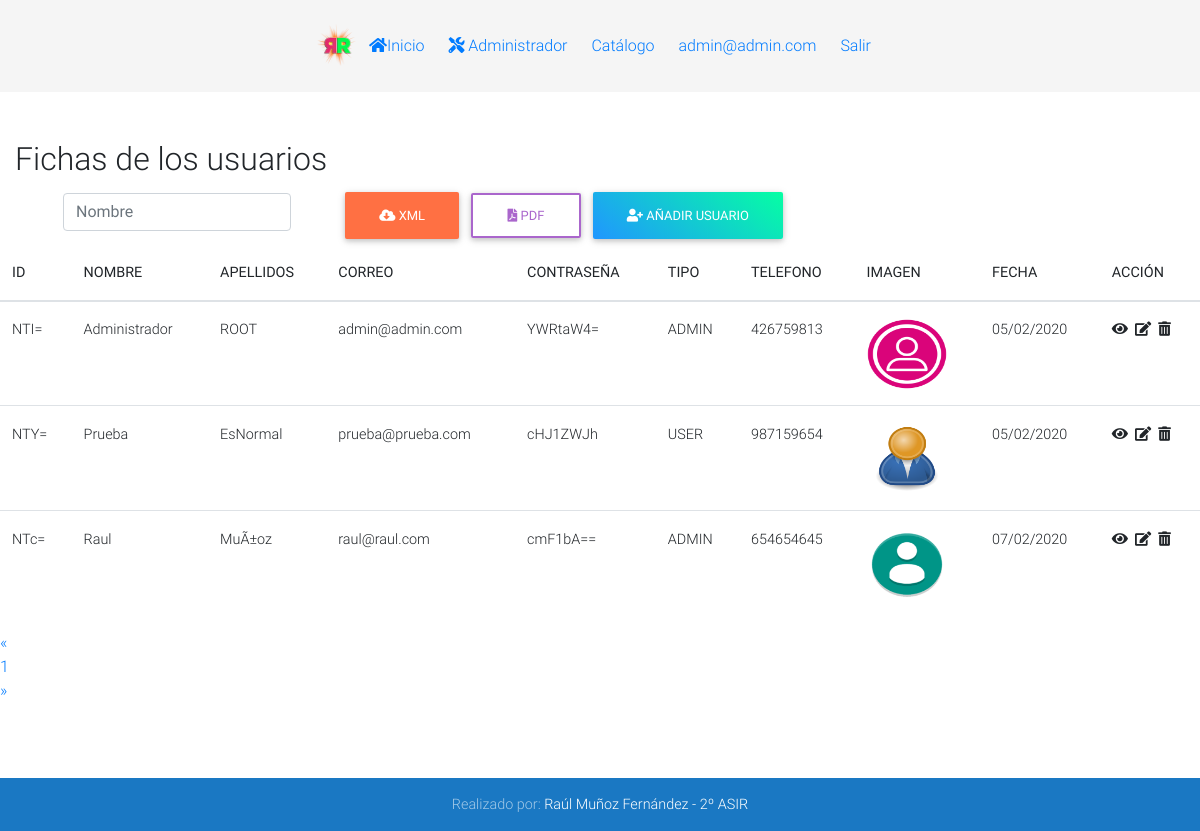
The app's page /admin/usuarios/index.php (signed in) with its own data.
### tables this page shows
CREATE TABLE IF NOT EXISTS `usuarios` (
  `id` int(11) NOT NULL AUTO_INCREMENT,
  `nombre` text NOT NULL,
  `apellidos` text NOT NULL,
  `correo` text NOT NULL,
  `password` text NOT NULL,
  `tipo` varchar(5) NOT NULL,
  `telefono` int(9) NOT NULL,
  `imagen` text NOT NULL,
  `fecha` text NOT NULL,
  PRIMARY KEY (`id`)
);

### admin/usuarios/vistas/principal.php (called while the page is built)
<?php require_once VIEW_PATH."cabecera.php"; ?>
<?php require_once VIEW_PATH."listado.php"; ?>
<?php require_once VIEW_PATH."pie.php"; ?>

### admin/usuarios/index.php (called while the page is built, shortened)
<?php
    require_once VIEW_PATH."principal.php";
?>

### admin/controladores/ControladorBD.php (called while the page is built, shortened)
<?php
class ControladorBD {
    private $servername = "localhost";
    private $username = "root";
    private $password = "";
    private $dbname = "tienda";
    private $server ="mysql";
    private $bd;
    static private $instancia = null;
    public static function getControlador() {
        if (self::$instancia == null) {
            self::$instancia = new ControladorBD();
        }
        return self::$instancia;
    }
    public function abrirBD() {
        try {
            $this->bd = new PDO($this->server.":host=$this->servername;dbname=$this->dbname", $this->username, $this->password);
            $this->bd->setAttribute(PDO::ATTR_ERRMODE, PDO::ERRMODE_EXCEPTION);
        } catch (PDOException $e) {
            die("conexión fallida " . $e->getMessage());
        }
    }
    public function cerrarBD() {
        $this->bd = null;
    }
    public function consultarBD($consulta, $parametros=null){
        if($parametros!=null)
            return $this->consultarBDParametros($consulta,$parametros);
        else
            return $this->consultarBDDirecta($consulta);
    }
    private function consultarBDParametros($consulta, $parametros) {
        $this->st = $this->bd->prepare($consulta);
        $this->st->execute($parametros);
        return $this->st;
    }
}

### admin/modelos/Usuario.php (called while the page is built, shortened)
<?php
class Usuario {
    private $id;
    private $nombre;
    private $apellidos;
    private $correo;
    private $password;
    private $tipo;
    private $telefono;
    private $imagen;
    private $fecha;
    public function __construct($id, $nombre, $apellidos, $correo, $password, $tipo, $telefono, $imagen, $fecha) {
        $this->id = $id;
        $this->nombre = $nombre;
        $this->apellidos = $apellidos;
        $this->correo = $correo;
        $this->password = $password;
        $this->tipo = $tipo;
        $this->telefono = $telefono;
        $this->imagen = $imagen;
        $this->fecha = $fecha;
    }
    function getId() {
        return $this->id;
    }
    function getNombre() {
        return $this->nombre;
    }
    function getApellidos() {
        return $this->apellidos;
    }
    function getCorreo() {
        return $this->correo;
    }
    function getPassword() {
        return $this->password;
    }
    function getTipo() {
        return $this->tipo;
    }
    function getTelefono() {
        return $this->telefono;
    }
    function getImagen() {
        return $this->imagen;
    }
    function getFecha() {
        return $this->fecha;
    }
}

### admin/utilidades/funciones.php (called while the page is built, shortened)
<?php
function encode($str){
    return urlencode(base64_encode($str));
}

### admin/usuarios/vistas/listado.php (the view, shortened to what this page needs)
<div class="container-fluid">
    <div class="row">
        <div class="col-md-12">
            <div class="page-header clearfix">
                <h2 class="pull-left">Fichas de los usuarios</h2>
            </div>
            <form class="form-inline" action="<?php echo htmlspecialchars($_SERVER["PHP_SELF"]); ?>" method="post" id="no_imprimir">
                <div class="form-group mx-sm-5 mb-2">
                    <input type="text" class="form-control" id="buscar" name="usuario" placeholder="Nombre">
                </div>
                <?php
                echo "<a href='../utilidades/descargar.php?opcion=XML' type='button' class='btn btn-deep-orange' target='_blank'><i class='fas fa-cloud-download-alt'></i> XML</a>";
                echo "<a href='../utilidades/descargar.php?opcion=PDF' type='button' class='btn btn-outline-secondary waves-effect' target='_blank'><i class='fas fa-file-pdf'></i> PDF</a>";
                echo "<a href='vistas/create.php' class='btn aqua-gradient'><i class='fas fa-user-plus'></i> Añadir usuario</a>";
                ?>
            </form>
        </div>
        <?php
        require_once CONTROLLER_PATH . "ControladorUsuario.php";
        require_once CONTROLLER_PATH . "Paginador.php";
        require_once UTILITY_PATH . "funciones.php";
        if (!isset($_POST["usuario"])) {
            $nombre = "";
        } else {
            $nombre = filtrado($_POST["usuario"]);
        }
        $pagina = (isset($_GET['page'])) ? $_GET['page'] : 1;
        $enlaces = (isset($_GET['enlaces'])) ? $_GET['enlaces'] : 10;
            $consulta = "SELECT * FROM usuarios WHERE nombre LIKE :nombre";
            $parametros = array(':nombre' => "%" . $nombre . "%");
            $limite = 100;
            $paginador  = new Paginador($consulta, $parametros, $limite);
            $resultados = $paginador->getDatos($pagina);
            if (count($resultados->datos) > 0) {
                echo "<table class='table'>";
                echo "<thead>";
                echo "<tr>";
                echo "<th scope='col'>ID</th>";
                echo "<th scope='col'>NOMBRE</th>";
                echo "<th scope='col'>APELLIDOS</th>";
                echo "<th scope='col'>CORREO</th>";
                echo "<th scope='col'>CONTRASEÑA</th>";
                echo "<th scope='col'>TIPO</th>";
                echo "<th scope='col'>TELEFONO</th>";
                echo "<th scope='col'>IMAGEN</th>";
                echo "<th scope='col'>FECHA</th>";
                echo "<th id='no_imprimir' scope='col'>ACCIÓN</th>";
                echo "</tr>";
                echo "</thead>";
                echo "<tbody>";
                foreach ($resultados->datos as $a) {
                    $usuario = new Usuario($a->id, $a->nombre, $a->apellidos, $a->correo, $a->password, $a->tipo, $a->telefono, $a->imagen, $a->fecha);
                    echo "<tr>";
                    echo "<td>" . base64_encode($usuario->getId()) . "</td>";
                    echo "<td>" . $usuario->getNombre() . "</td>";
                    echo "<td>" . $usuario->getApellidos() . "</td>";
                    echo "<td>" . $usuario->getCorreo() . "</td>";
                    echo "<td>" . base64_encode($usuario->getPassword()) . "</td>";
                    echo "<td>" . $usuario->getTipo() . "</td>";
                    echo "<td>" . $usuario->getTelefono() . "</td>";
                    echo "<td><img src='/tienda/admin/usuarios/imagenes/" . $usuario->getImagen() . "' width='80px' height='70px'></td>";
                    echo "<td>" . $usuario->getFecha() . "</td>";
                    echo "<td id='no_imprimir'>";
                    echo "<a href='vistas/read.php?id=" . encode($usuario->getId()) . "' title='Ver usuario' data-toggle='tooltip'><i class='fas fa-eye'></i></a>&nbsp;&nbsp;";
                    echo "<a href='vistas/update.php?id=" . encode($usuario->getId()) . "' title='Actualizar usuario' data-toggle='tooltip'><i class='fas fa-edit'></i></a>&nbsp;&nbsp;";
                    echo "<a href='vistas/delete.php?id=" . encode($usuario->getId()) . "' title='Borrar usuario' data-toggle='tooltip'><i class='fas fa-trash-alt'></i></a>";
                    echo "</td>";
                    echo "</tr>";
                }
                echo "</tbody>";
                echo "</table>";
                echo "<ul class='pager' id='no_imprimir'>";
                echo $paginador->crearLinks($enlaces);
                echo "</ul>";
            } else {
                echo "<p class='lead'><em>No se ha encontrado datos de usuarios.</em></p>";
            }
        ?>
    </div>
</div>
<br><br><br>

### admin/usuarios/estilos/css/style.css (style rules this page uses)
* { margin: 0px; padding: 0px; }
ul, ol { list-style: none; }
html { min-height: 100%; position: relative; }
body { margin: 0; margin-bottom: 40px; }

### admin/usuarios/vistas/cabecera.php (style rules this page uses)
* { margin: 0px; padding: 0px; }
ul, ol { list-style: none; }

### records on screen
usuarios: id "NTI=", nombre "Administrador", apellidos "ROOT", correo "admin@admin.com", password "YWRtaW4=", tipo "ADMIN", telefono "426759813", imagen (picture), fecha "05/02/2020"
usuarios: id "NTY=", nombre "Prueba", apellidos "EsNormal", correo "prueba@prueba.com", password "cHJ1ZWJh", tipo "USER", telefono "987159654", imagen (picture), fecha "05/02/2020"
usuarios: id "NTc=", nombre "Raul", apellidos "MuÃ±oz", correo "raul@raul.com", password "cmF1bA==", tipo "ADMIN", telefono "654654645", imagen (picture), fecha "07/02/2020"

### other values on screen
$_SESSION['USUARIO']['correo'] "admin@admin.com"
